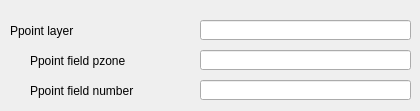
     <widget class="QWidget" name="tab_7">
      <attribute name="title">
       <string>Ppoint</string>
      </attribute>
      <widget class="QLabel" name="label_ppoint_number">
       <property name="geometry">
        <rect>
         <x>30</x>
         <y>80</y>
         <width>151</width>
         <height>22</height>
        </rect>
       </property>
       <property name="font">
        <font>
         <pointsize>9</pointsize>
        </font>
       </property>
       <property name="frameShape">
        <enum>QFrame::NoFrame</enum>
       </property>
       <property name="frameShadow">
        <enum>QFrame::Plain</enum>
       </property>
       <property name="text">
        <string>Ppoint field number </string>
       </property>
       <property name="textFormat">
        <enum>Qt::AutoText</enum>
       </property>
       <property name="scaledContents">
        <bool>false</bool>
       </property>
       <property name="alignment">
        <set>Qt::AlignLeading|Qt::AlignLeft|Qt::AlignVCenter</set>
       </property>
       <property name="margin">
        <number>3</number>
       </property>
      </widget>
      <widget class="QLabel" name="label_ppoint_layer">
       <property name="geometry">
        <rect>
         <x>10</x>
         <y>20</y>
         <width>171</width>
         <height>22</height>
        </rect>
       </property>
       <property name="font">
        <font>
         <pointsize>9</pointsize>
        </font>
       </property>
       <property name="frameShape">
        <enum>QFrame::NoFrame</enum>
       </property>
       <property name="frameShadow">
        <enum>QFrame::Plain</enum>
       </property>
       <property name="text">
        <string>Ppoint layer</string>
       </property>
       <property name="textFormat">
        <enum>Qt::AutoText</enum>
       </property>
       <property name="scaledContents">
        <bool>false</bool>
       </property>
       <property name="alignment">
        <set>Qt::AlignLeading|Qt::AlignLeft|Qt::AlignVCenter</set>
       </property>
       <property name="margin">
        <number>3</number>
       </property>
      </widget>
      <widget class="QLabel" name="label_ppoint_pzone">
       <property name="geometry">
        <rect>
         <x>30</x>
         <y>50</y>
         <width>151</width>
         <height>22</height>
        </rect>
       </property>
       <property name="font">
        <font>
         <pointsize>9</pointsize>
        </font>
       </property>
       <property name="frameShape">
        <enum>QFrame::NoFrame</enum>
       </property>
       <property name="frameShadow">
        <enum>QFrame::Plain</enum>
       </property>
       <property name="text">
        <string>Ppoint field pzone</string>
       </property>
       <property name="textFormat">
        <enum>Qt::AutoText</enum>
       </property>
       <property name="scaledContents">
        <bool>false</bool>
       </property>
       <property name="alignment">
        <set>Qt::AlignLeading|Qt::AlignLeft|Qt::AlignVCenter</set>
       </property>
       <property name="margin">
        <number>3</number>
       </property>
      </widget>
      <widget class="QLineEdit" name="ppoint_layer">
       <property name="geometry">
        <rect>
         <x>200</x>
         <y>20</y>
         <width>211</width>
         <height>20</height>
        </rect>
       </property>
       <property name="text">
        <string/>
       </property>
      </widget>
      <widget class="QLineEdit" name="ppoint_field_zone">
       <property name="geometry">
        <rect>
         <x>200</x>
         <y>50</y>
         <width>211</width>
         <height>20</height>
        </rect>
       </property>
       <property name="text">
        <string/>
       </property>
      </widget>
      <widget class="QLineEdit" name="ppoint_field_number">
       <property name="geometry">
        <rect>
         <x>200</x>
         <y>80</y>
         <width>211</width>
         <height>20</height>
        </rect>
       </property>
       <property name="text">
        <string/>
       </property>
      </widget>
     </widget>
